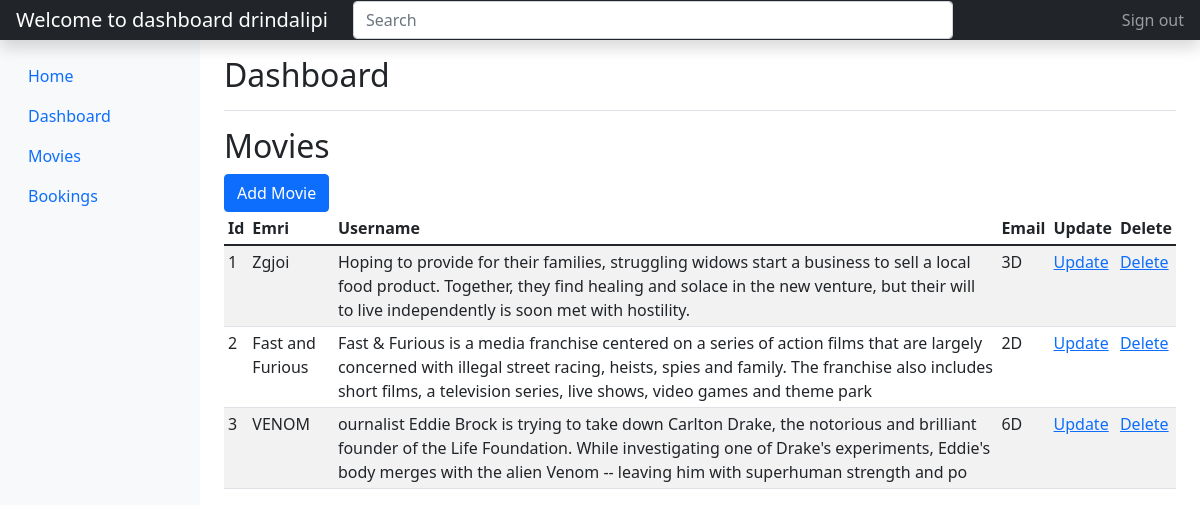
The app's page /list_movies.php (signed in) with its own data.
### tables this page shows
CREATE TABLE `movies` (
  `id` int(255) NOT NULL,
  `movie_name` varchar(255) NOT NULL,
  `movie_desc` varchar(255) NOT NULL,
  `movie_quality` varchar(255) NOT NULL,
  `movie_rating` int(255) NOT NULL,
  `movie_image` varchar(255) NOT NULL
);

### list_movies.php (the view, shortened to what this page needs)
<?php
    include_once('config.php');
    $sql = "SELECT * FROM movies";
    $selectUsers = $conn->prepare($sql);
    $selectUsers->execute();
    $users_data = $selectUsers->fetchAll();
 ?>
 <!DOCTYPE html>
 <html>
 <head>
 	<link href="https://cdn.jsdelivr.net/npm/bootstrap@5.1.3/dist/css/bootstrap.min.css" rel="stylesheet">
 </head>
 <body>
 <header class="navbar navbar-dark sticky-top bg-dark flex-md-nowrap p-0 shadow">
  <a class="navbar-brand col-md-3 col-lg-2 me-0 px-3" href="#"><?php echo "Welcome to dashboard ".$_SESSION['username']; ?></a>
  <input class="form-control form-control-dark w-50" type="text" placeholder="Search" aria-label="Search">
  <div class="navbar-nav">
    <div class="nav-item text-nowrap">
      <a class="nav-link px-3" href="logout.php">Sign out</a>
    </div>
  </div>
</header>
<div class="container-fluid">
  <div class="row">
    <nav id="sidebarMenu" class="col-md-3 col-lg-2 d-md-block bg-light sidebar collapse">
      <div class="position-sticky pt-3">
      <ul class="nav flex-column">
           <?php if ($_SESSION['is_admin'] == 'true') { ?>
            <li class="nav-item">
              <a class="nav-link" href="home.php">
                Home
              </a>
            </li>
          <li class="nav-item">
            <a class="nav-link active" aria-current="page" href="dashboard.php">
              Dashboard
            </a>
          </li>
          <li class="nav-item">
            <a class="nav-link" href="list_movies.php">
              Movies
            </a>
          </li>
        <?php } ?>
          <li class="nav-item">
            <a class="nav-link" href="bookings.php">
              Bookings
            </a>
          </li>
        </ul>
      </div>
    </nav>
    <main class="col-md-9 ms-sm-auto col-lg-10 px-md-4">
      <div class="d-flex justify-content-between flex-wrap flex-md-nowrap align-items-center pt-3 pb-2 mb-3 border-bottom">
        <h1 class="h2">Dashboard</h1>
      </div>
    <?php if ($_SESSION['is_admin'] == 'true') { ?>
      <h2>Movies</h2>
      <a href="movies.php" class="btn btn-primary">Add Movie</a>
      <div class="table-responsive">
        <table class="table table-striped table-sm">
          <thead>
            <tr>
              <th scope="col">Id</th>
              <th scope="col">Emri</th>
              <th scope="col">Username</th>
              <th scope="col">Email</th>
              <th scope="col">Update</th>
              <th scope="col">Delete</th>
            </tr>
          </thead>
          <tbody>
            <?php foreach ($users_data as $user_data) { ?>
               <tr>
                <td><?php echo $user_data['id']; ?></td>
                <td><?php echo $user_data['movie_name']; ?></td>
                <td><?php echo $user_data['movie_desc']; ?></td>
                <td><?php echo $user_data['movie_quality']; ?></td>
                <td><a href="edit.php?id=<?= $user_data['id'];?>">Update</a></td>
                <td><a href="delete.php?id=<?= $user_data['id'];?>">Delete</a></td>
              </tr>
           <?php  } ?>
          </tbody>
        </table>
      </div>
     <?php } ?>
    </main>
  </div>
</div>
  </body>
</html>
 </body>
 </html>

### records on screen
movies: id "1", movie_name "Zgjoi", movie_desc "Hoping to provide for their families, struggling widows start a business to sell a local food product. Together, they find healing and solace in the new venture, but their will to live independently is soon met with hostility.", movie_quality "3D"
movies: id "2", movie_name "Fast and Furious", movie_desc "Fast & Furious is a media franchise centered on a series of action films that are largely concerned with illegal street racing, heists, spies and family. The franchise also includes short films, a television series, live shows, video games and theme park", movie_quality "2D"
movies: id "3", movie_name "VENOM", movie_desc "ournalist Eddie Brock is trying to take down Carlton Drake, the notorious and brilliant founder of the Life Foundation. While investigating one of Drake's experiments, Eddie's body merges with the alien Venom -- leaving him with superhuman strength and po", movie_quality "6D"

### other values on screen
$_SESSION['username'] "drindalipi"
